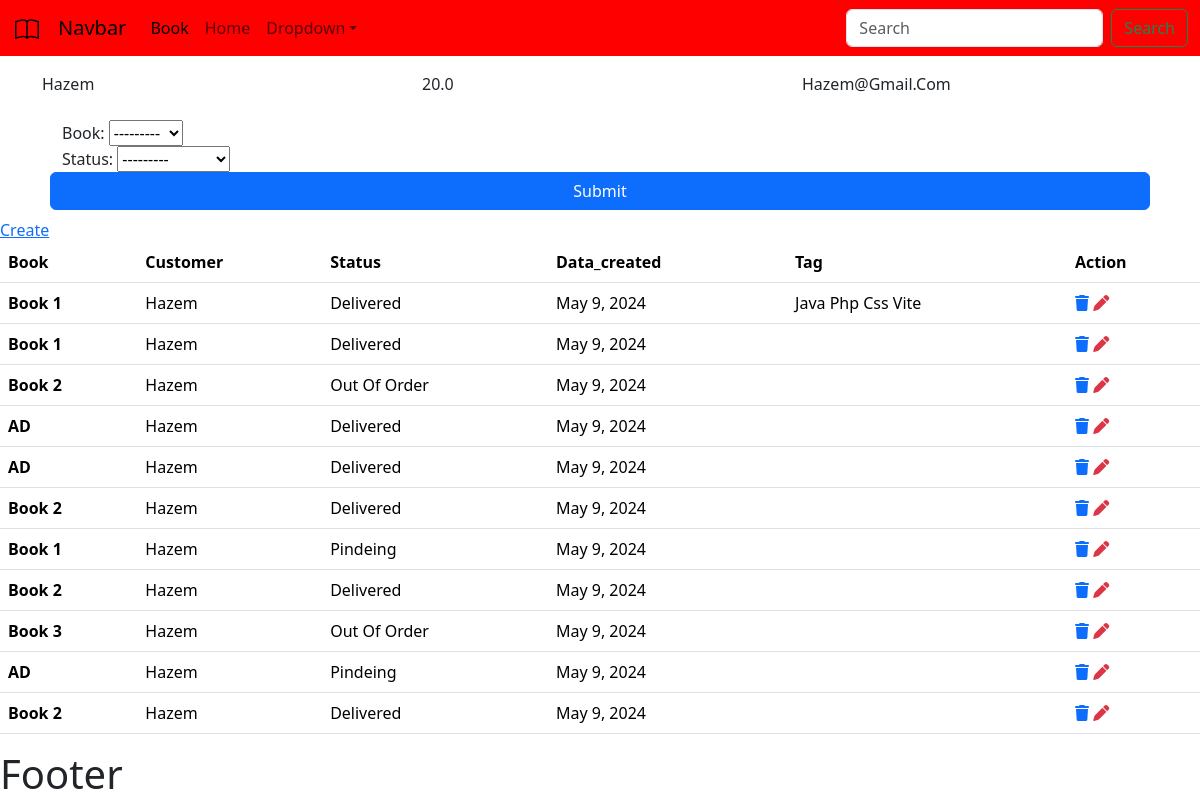
/custamer/1, run on the app's committed database.
### book/models.py (models this page shows, shortened)
class CUSTOMER(models.Model):
    name=models.CharField( max_length=90,null=True )
    email=models.CharField(max_length=90,null=True )
    age=models.FloatField(null=True )
    data_created=models.DateField(auto_now_add=True ,null=True )
    def __str__(self):
        return self.name

class Order(models.Model):
    STATUS=(
        ("pindeing","pinding"),
        ("delivered","delivered"),
        ("out of order","out of order")
    )
    book=models.ForeignKey(BOOK,on_delete=models.SET_NULL,null=True)
    customer=models.ForeignKey(CUSTOMER, on_delete=models.SET_NULL,null=True)
    status=models.CharField( max_length=90,null=True,choices=STATUS)
    tag=models.ManyToManyField(TAG)
    data_created=models.DateField( auto_now_add=True,null=True)

class BOOK(models.Model):
    CATEGORIES=(
        ("Thriller","Thriller"),
        ("Historical Fiction","Historical Fiction"),
        ("hororr","horoor"),
    )
    name=models.CharField( max_length=90,null=True)
    author=models.CharField(max_length=90,null=True)
    price=models.FloatField(null=True)
    catecogy=models.CharField(max_length=90,null=True,choices= CATEGORIES)
    data_created=models.DateField(auto_now_add=True )
    def __str__(self):
        return self.name

class TAG(models.Model):
    name=models.CharField(max_length=90,null=True)

### book/views.py (the view)
# urls.py: path('custamer/<str:pk>',views.custamer,name='customer'),
def custamer(request,pk):
    customer=CUSTOMER.objects.get(id=pk)
    orders=customer.order_set.all()
    searchFilter=orderFilters(request.GET,queryset=orders)
    orders=searchFilter.qs
    context={
        'customer':customer,
        'orders':orders,
        'searchFilter':searchFilter
    }
    return render(request, 'book/customer.html',context)

### book/templates/book/customer.html (shortened to what this page needs)
{% extends 'book/main.html' %}
{% block content %}
  <div class="container">
    <div class="row my-3">
      <div class="col">{{ customer.name }}</div>
      <div class="col">{{ customer.age }}</div>
      <div class="col">{{ customer.email }}</div>
    </div>
  </div>
  <div class="container">
    <div class="row">
      <div class="col">
        <div class="bg-FFD498">
          <form class="d-flex p-2 justify-content-center align-items-center flex-column row m-0" method="GET">
            {{ searchFilter.form }}
            <button type="submit" class="btn btn-primary">Submit</button>
          </form>
        </div>
      </div>
    </div>
  </div>
  <a href="{% url 'createOrders' customer.id %}">create</a>
  <table class="table">
    <thead>
      <tr>
        <th scope="col">book</th>
        <th scope="col">customer</th>
        <th scope="col">status</th>
        <th scope="col">data_created</th>
        <th scope="col">tag</th>
        <th>action</th>
      </tr>
    </thead>
    <tbody>
      {% for index in orders %}
        <tr>
          <th>{{ index.book }}</th>
          <td>{{ index.customer }}</td>
          <td>{{ index.status }}</td>
          <td>{{ index.data_created }}</td>
          <td>
            {% for item in index.tag.all %}
              {{ item.name }}
            {% endfor %}
          </td>
          <td>
            <i class="fa-solid fa-trash text-primary"></i>
            <i class="fa-solid fa-pen text-danger"></i>
          </td>
        </tr>
      {% endfor %}
    </tbody>
  </table>
{% endblock %}

### static/css/style.main.css (style rules this page uses)
* { text-transform: capitalize; list-style: none; }

### data on the page
CUSTOMER: name "Hazem", age "20.0", email "Hazem@gmail.com"
Order: book "Book 1", customer "Hazem", status "Delivered", data_created "May 9, 2024"
TAG: name "Java"
TAG: name "Php"
TAG: name "Css"
TAG: name "Vite"
Order: book "Book 1", customer "Hazem", status "Delivered", data_created "May 9, 2024"
Order: book "Book 2", customer "Hazem", status "Out Of Order", data_created "May 9, 2024"
Order: book "AD", customer "Hazem", status "Delivered", data_created "May 9, 2024"
Order: book "AD", customer "Hazem", status "Delivered", data_created "May 9, 2024"
Order: book "Book 2", customer "Hazem", status "Delivered", data_created "May 9, 2024"
Order: book "Book 1", customer "Hazem", status "Pindeing", data_created "May 9, 2024"
Order: book "Book 2", customer "Hazem", status "Delivered", data_created "May 9, 2024"
Order: book "Book 3", customer "Hazem", status "Out Of Order", data_created "May 9, 2024"
Order: book "AD", customer "Hazem", status "Pindeing", data_created "May 9, 2024"
Order: book "Book 2", customer "Hazem", status "Delivered", data_created "May 9, 2024"
